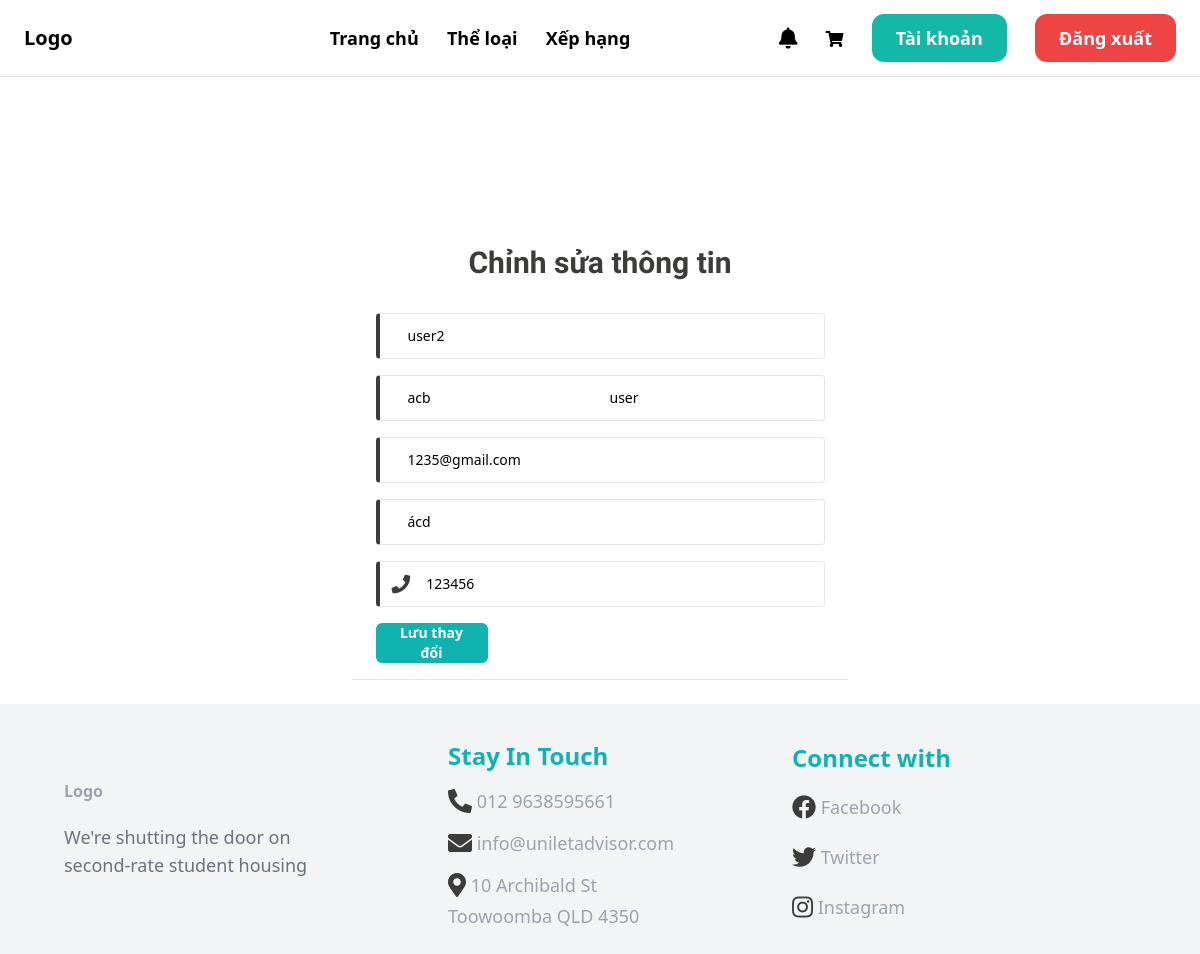
The page /edit_infomation/ (signed in) on the database its author committed.
### userauths/models.py (models this page shows, shortened)
class User(AbstractUser):
    email = models.EmailField(unique=True)
    username = models.CharField(max_length=100)
    user_id = ShortUUIDField(unique=True, primary_key=True, prefix="user", alphabet='1234567890', length=6, max_length=100)
    phone_number = models.CharField(max_length=20, blank=True)
    address = models.CharField(max_length=255, blank=True)
    USERNAME_FIELD = "email"
    REQUIRED_FIELDS = ['username']

### core/views.py (the view)
# urls.py: path('edit_infomation/', views.edit_infomation, name='edit_infomation'),
@login_required
def edit_infomation(request):
    if request.method == 'POST':
        form = UserProfileForm(request.POST, instance=request.user)
        if form.is_valid():
            form.save()
            messages.success(request, 'Thông tin cá nhân đã được cập nhật thành công!', extra_tags='bg-green-500 text-white')
            return redirect(reverse('core:account'))
    else:
        form = UserProfileForm(instance=request.user)
    context = {
        'form': form
    }
    return render(request, 'core/edit_infomation.html', context)

### userauths/froms.py
class UserProfileForm(forms.ModelForm):
    class Meta:
        model = User
        fields = ['username','first_name', 'last_name', 'email', 'phone_number', 'address']

### templates/core/edit_infomation.html (shortened to what this page needs)
{% extends 'core/base.html' %}
{% load static %}
{% block content %}
    <div class="bg-grey-lighter flex flex-col text-sm mt-32">
        <div class="container max-w-lg mx-auto flex-1 flex flex-col items-center justify-center px-2">
            <div class="grid justify-items-center bg-white px-4 py-4 rounded text-black w-full text-sm">
                <h1 class="mb-8 text-3xl text-center font-bold text-[#3C3C3B]" style="font-family: Maven Pro;">Chỉnh sửa thông tin</h1>
                <form method="POST">
                    <div
                        class=" flex border border-l-4 border-l-[#3C3C3B] w-full p-3 rounded mb-4 focus-within:ring-1 focus-within:ring-[#0FB3AF]">
                        <input type="text" name="username" class="focus:outline-none self-center w-full"
                            placeholder="Tên đăng nhập" value="{{ form.username.value }}" required />
                    </div>
                    <div
                        class=" flex border border-l-4 border-l-[#3C3C3B] w-full p-3 rounded mb-4 focus-within:ring-1 focus-within:ring-[#0FB3AF]">
                        <input type="text" name="first_name" class="focus:outline-none self-center w-full"
                            placeholder="Họ" value="{{ form.first_name.value }}" required />
                        <input type="text" name="last_name" class="focus:outline-none self-center w-full"
                            placeholder="Tên" value="{{ form.last_name.value }}" required />
                    </div>
                    <div
                        class=" flex border border-l-4 border-l-[#3C3C3B] w-full p-3 rounded mb-4 focus-within:ring-1 focus-within:ring-[#0FB3AF]">
                        <input type="text" name="email" class="focus:outline-none self-center w-full"
                            placeholder="Email" value="{{ form.email.value }}" required />
                    </div>
                    <div
                        class=" flex border border-l-4 border-l-[#3C3C3B] w-full p-3 rounded mb-4 focus-within:ring-1 focus-within:ring-[#0FB3AF]">
                        <input type="text" name="address" class="focus:outline-none self-center w-full"
                            placeholder="Địa chỉ" value="{{ form.address.value }}" required />
                    </div>
                    <div
                        class=" flex border border-l-4 border-l-[#3C3C3B] w-full p-3 rounded mb-4 focus-within:ring-1 focus-within:ring-[#0FB3AF]">
                        <i class="fa fa-phone self-center pr-4 text-[#3C3C3B]  fa-lg" aria-hidden="true"></i>
                        <input type="text" name="phone_number" class="focus:outline-none self-center w-full"
                            placeholder="Số điện thoại" value="{{ form.phone_number.value }}" required />
                    </div>
                    <button type="submit" class="bg-[#0FB3AF] hover:bg-[#0FB3AFCC] rounded-md px-3 text-sm h-10 w-28 text-white font-semibold">
                        Lưu thay đổi
                    </button>
                </form>
            </div>
            <hr style="width: 100%; height: 1px; background-color: #C4C4C4;">
        </div>
    </div>
{% endblock %}

### rows shown on the page
User: username "user2", first_name "acb", last_name "user", email "1235@gmail.com", address "ácd", phone_number "123456"
